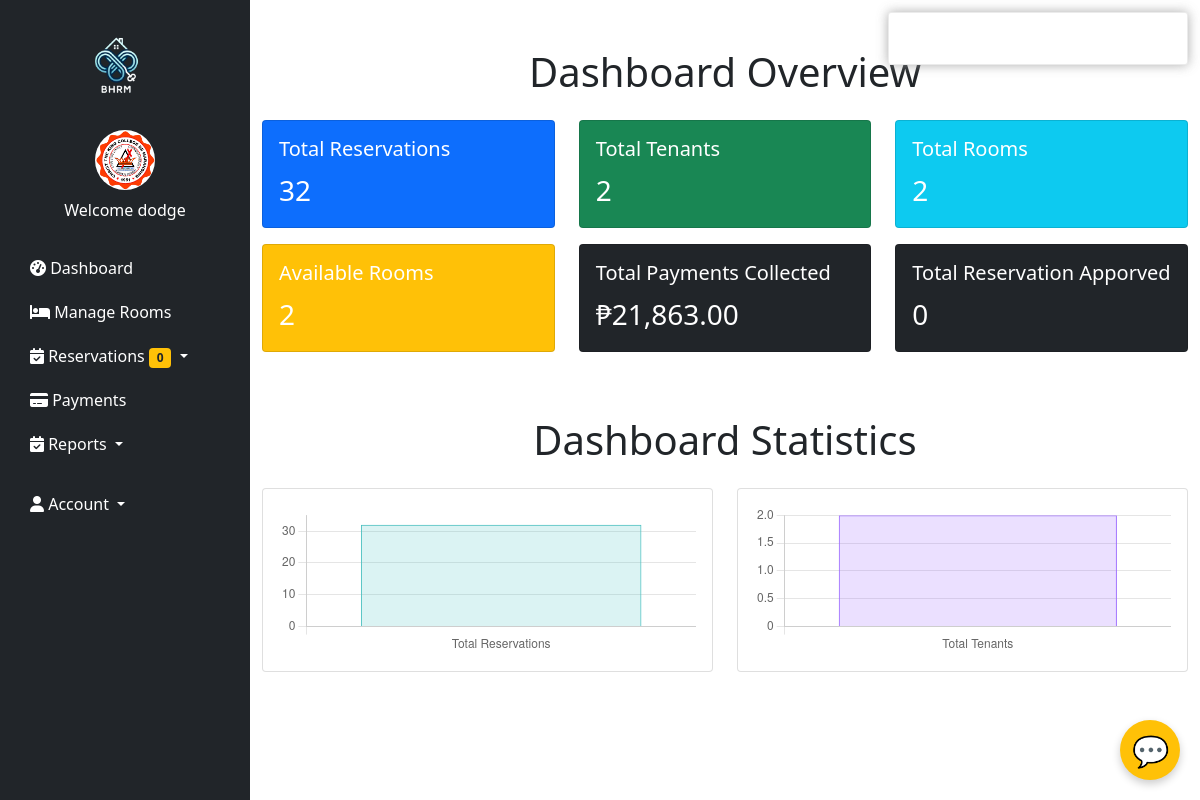
The app's page /dashboard.php (signed in) with its own data.
### tables this page shows
CREATE TABLE `users` (
  `id` int(11) NOT NULL,
  `image` varchar(255) NOT NULL,
  `fname` varchar(50) NOT NULL,
  `lname` varchar(50) NOT NULL,
  `gender` varchar(255) NOT NULL,
  `uname` varchar(50) NOT NULL,
  `pass` varchar(50) NOT NULL,
  `role` varchar(50) NOT NULL,
  `hname` varchar(255) NOT NULL
);

### navigationbar.php (the view, shortened to what this page needs)
<?php
require 'php/connection.php';
?>
<?php
        if(!empty($_SESSION['uname'])){
            $uname = $_SESSION['uname'];
            $query = "select * from users where uname = '$uname'";
            $result = mysqli_query($conn, $query);
            $fetch = mysqli_fetch_assoc($result);
        }
        $hname = $_SESSION['hname'];
        $query = "SELECT COUNT(*) AS new_reservations FROM reservation WHERE hname = '$hname' AND res_stat = 'Pending'";
        $result = mysqli_query($conn, $query);
        $row = mysqli_fetch_assoc($result);
        $newReservations = $row['new_reservations'];
    ?>
<!DOCTYPE html>
<html lang="en">
<head>
    <link href="https://cdn.jsdelivr.net/npm/bootstrap@5.0.2/dist/css/bootstrap.min.css" rel="stylesheet">
    <link href="https://cdnjs.cloudflare.com/ajax/libs/font-awesome/6.0.0-beta3/css/all.min.css" rel="stylesheet">
</head>
<body>
    <nav class="sidebar bg-dark">
        <div class="navbar-brand text-center">
            <img src="/bhrm-main/images/logo.png" alt="Logo">
        </div>
        <ul class="nav flex-column">
            <li class="nav-item text-center mb-4">
                <img class="rounded-circle mb-2" src="/bhrm-main/<?php echo $fetch['image'] ?? 'default.png'; ?>" alt="Profile" width="60" height="60">
                <span class="d-block text-white">Welcome <?php echo $fetch['fname'] ?? 'Guest'; ?></span>
            </li>
            <li class="nav-item">
                <a class="nav-link" href="/bhrm-main/dashboard.php">
                    <i class="fas fa-tachometer-alt"></i> Dashboard
                </a>
            </li>
            <li class="nav-item">
                <a class="nav-link" href="/bhrm-main/manageroom.php">
                    <i class="fas fa-bed"></i> Manage Rooms
                </a>
            </li>
            <li class="nav-item dropdown">
                <a class="nav-link dropdown-toggle" href="#" id="reservationMenu" role="button" data-bs-toggle="dropdown" aria-expanded="false">
                    <i class="fas fa-calendar-check"></i> Reservations <span class="badge bg-warning text-dark"><?php echo $newReservations; ?></span>
                </a>
            </li>
            <li class="nav-item">
                <a class="nav-link" href="/bhrm-main/payment.php">
                    <i class="fas fa-credit-card"></i> Payments
                </a>
            </li>
            <li class="nav-item dropdown">
                <a class="nav-link dropdown-toggle" href="#" id="reservationMenu" role="button" data-bs-toggle="dropdown" aria-expanded="false">
                    <i class="fas fa-calendar-check"></i> Reports
                </a>
            </li>
            <li class="nav-item dropdown mt-3">
                <a class="nav-link text-white dropdown-toggle" href="#" id="userMenu" role="button" data-bs-toggle="dropdown">
                    <i class="fas fa-user"></i> Account
                </a>
            </li>
        </ul>
    </nav>
</body>
</html>

### navigationbar.php (style rules this page uses)
body { margin-left: 250px; transition: margin-left 0.3s ease; background-color: white; }
.sidebar { position: fixed; top: 0; left: 0; height: 100vh; width: 250px; background-color: #343a40; padding: 20px 15px; z-index: 1000; overflow-y: auto; transition: all 0.3s ease; }
.sidebar .navbar-brand img { width: 80px; height: 80px; border-radius: 50%; margin-bottom: 20px; }
.sidebar .nav-link { color: white; display: block; font-size: 16px; padding: 10px 15px; border-radius: 5px; transition: all 0.3s ease; }

### records on screen
users: image (picture), fname "dodge"

### other values on screen
$newReservations "0"
$totalReservations "32"
$totalTenants "2"
$totalRooms "2"
$availableRooms "2"
$totalPayments "21,863.00"
$totalapproved "0"
chart data {{ $totalReservations }} 32
chart data {{ $totalTenants }} 2
